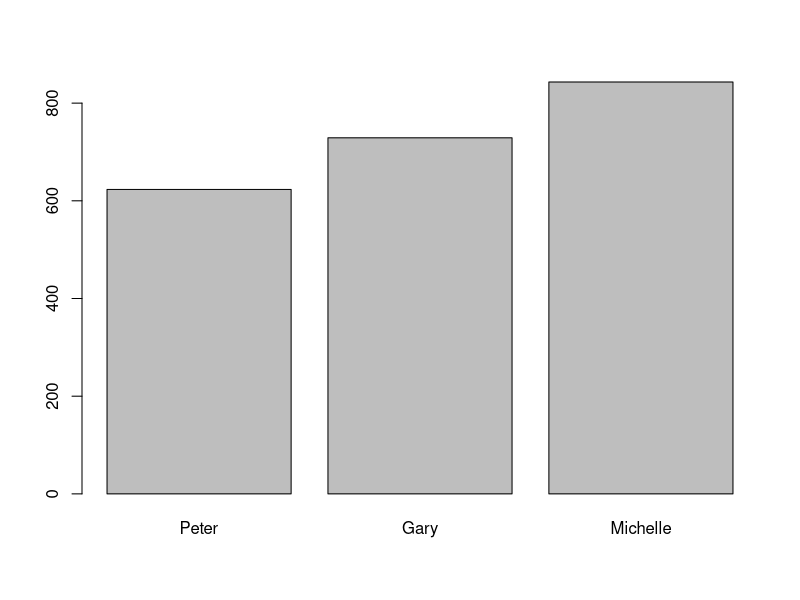
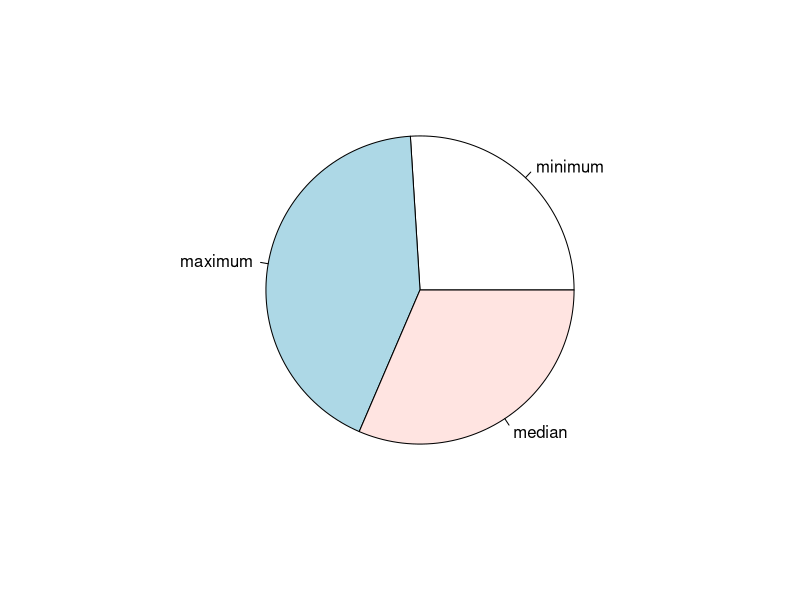

Generate these figures, in order, with R:
#Question 1#
x <- c(7,2,9,4,12,13)
m1 <- matrix(data=x,nrow=2)
m1
y <- c(1,2,3,7,8,9,12,13,14,19,20,21)
m2 <- matrix(data=y,nrow=3)
m2
m1%*%m2

#Question 2#

df <- data.frame(
  name = c("Peter","Amy","Ryan","Gary","Michelle"),
  salary = c(623.30,515.20,611.00,729.00,843.25)
)
df

newdf <- cbind(df, department = c("Accounting","HR","IT","Project Manager","Finance"))
newdf

newdf2 <- newdf[-c(1,3,5),-c(2,3)]
newdf2

barplot(height = df[c(1,4,5),2],names.arg = df[c(1,4,5),1])

val = c(min(df[["salary"]]),max(df[["salary"]]),median(df[["salary"]]))
labels = c("minimum","maximum","median")
pie(val,labels)

